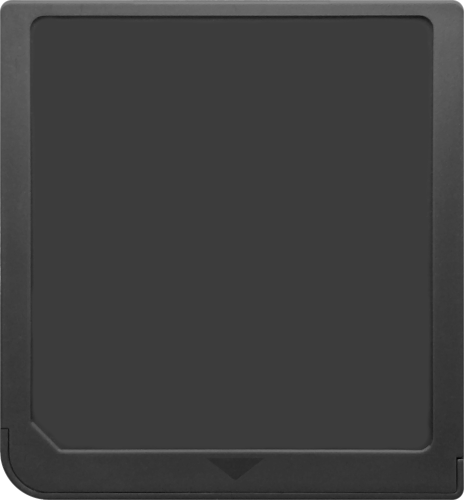
#> input picture nds_cart.png, 464 x 500 px; the run also reads 1 picture not shown here
$ python image_processing.py nds_label.png
#> lines starting #> are read from the running program, lines starting #| are printed output that depends on the picture
import os, sys
from PIL import Image

size = (380, 415)
thumb_size = (64, 64)

mask = Image.open('nds_label.png')
nds_cart = Image.open('nds_cart.png')
#> nds_cart is the input picture: PIL image 464x500 RGBA; mean R, G, B, A 62.4, 62.4, 62.4, 253.9
nds_cart_i = Image.open('nds_cart_i.png')
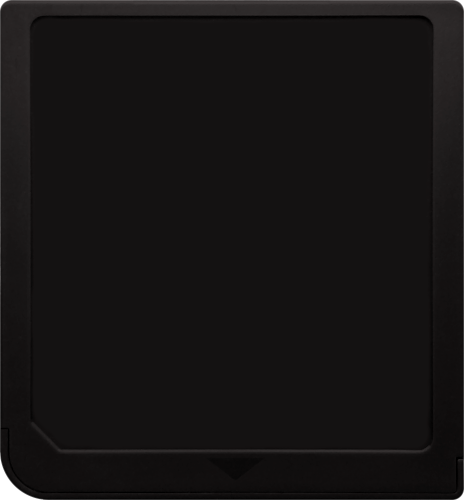
#> input picture nds_cart_i.png, 464 x 500 px
#> nds_cart_i is the input picture: PIL image 464x500 RGBA; mean R, G, B, A 21.5, 19.3, 19.3, 253.9
tds_cart = Image.open('3ds_cart.png')
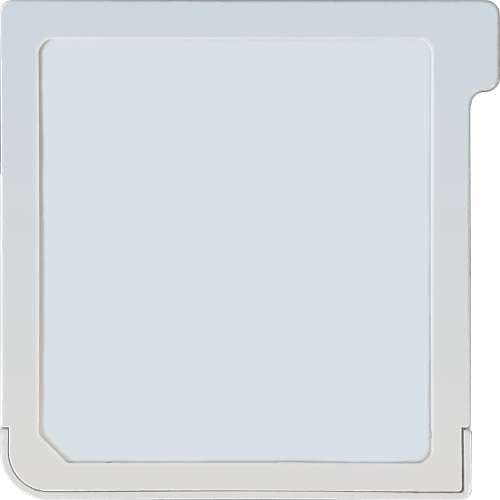
#> input picture 3ds_cart.png, 500 x 500 px
#> tds_cart is the input picture: PIL image 500x500 RGBA; mean R, G, B, A 205.7, 212.7, 215.8, 241.7

mask = mask.resize(size, Image.LANCZOS)
#> mask: PIL image 380x415 RGBA

for infile in sys.argv[1:]:
	filename_ext = os.path.split(infile)[1]
	filename = os.path.splitext(filename_ext)[0]
	outfile_png = "carts/" + filename + ".png"
	outfile_jpg = "carts/" + filename + ".jpg"
	outfile_thumb = "carts/thumbnails/" + filename + ".jpg"
	try:
		with Image.open(infile) as label:
			label = label.resize(size, Image.LANCZOS)
			if filename[0:3] == "NTR" or filename[0:3] == "TWL":
				if filename[4:5] == "I":
					cart = nds_cart_i.copy()
				else:
					cart = nds_cart.copy()
				cart.paste(label, box=(42,27), mask=mask)
			elif filename[0:3] == "CTR":
				cart = tds_cart.copy()
				cart.paste(label, box=(45,43), mask=mask)

			#cart.save(outfile_png, "PNG", optimize=1)

#> (the run stopped early here; a loop or call above may not have finished)
